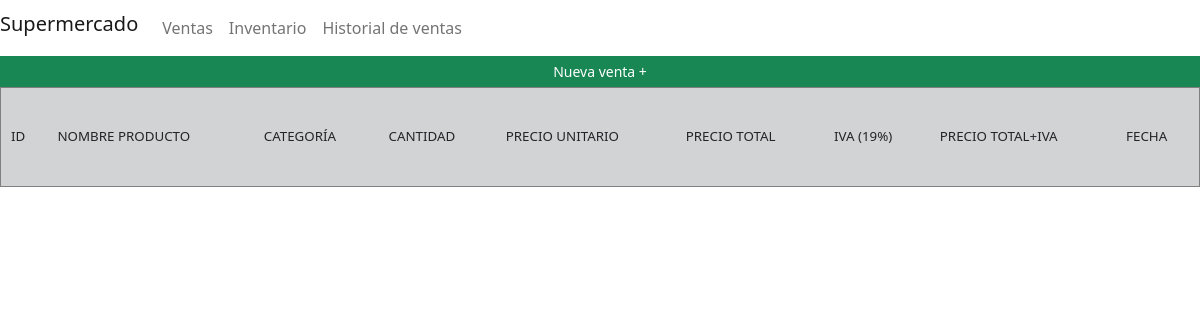
/ventas.php, run on an earlier commit of the app's database.
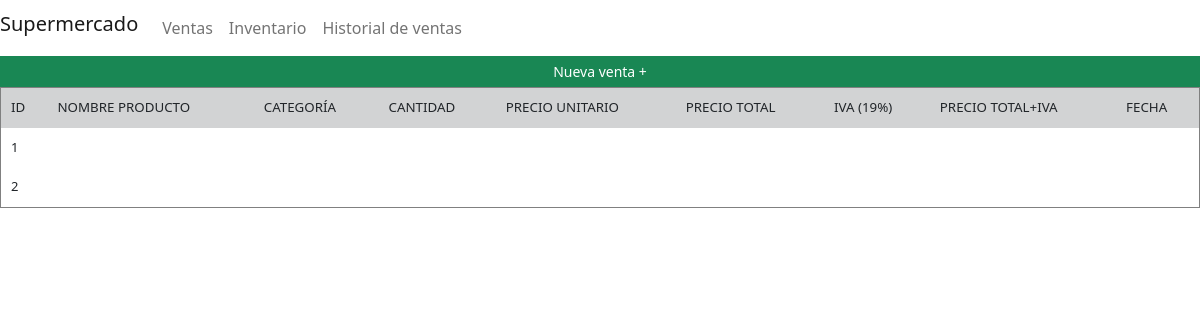
And on a later commit of the database.
### tables this page shows
CREATE TABLE IF NOT EXISTS `inventario` (
  `id` int(11) NOT NULL AUTO_INCREMENT,
  `nombre_producto` varchar(50) NOT NULL DEFAULT '0',
  `categoria` varchar(50) DEFAULT NULL,
  `cantidad` int(11) NOT NULL DEFAULT '0',
  `precio_unitario` int(11) NOT NULL DEFAULT '0',
  `precio_total` int(11) NOT NULL DEFAULT '0',
  `fecha` date DEFAULT NULL,
  `imagen_producto` varchar(50) DEFAULT NULL,
  PRIMARY KEY (`id`)
);

### includes/db.php (called while the page is built, shortened)
<?php
class DB {
    static $host = HOST;
    static $user = USER;
    static $password = PASSWORD;
    static $db = DB;
    public static function query($sql){
        $con = new mysqli(self::$host, self::$user, self::$password, self::$db);
        $result = $con->query($sql);
        return $result;
    }
}
?>

### ventas.php (the view, shortened to what this page needs)
<?php
    include('includes/db.php');
    $sql = "select * from inventario";
    $result = DB::query($sql);
?>
<!DOCTYPE html>
<html lang="es">
<head>
    <?php include 'accesorios/navbar.php' ?>
</head>
<body>
    <table style="width: 100%; height: 100px;" border cellpadding=10 cellspacing=0>
    <div class="row ">
                <button class="btn btn-success btn-sm" type="submit" onclick="window.location.href=''">Nueva venta +</button>
            </div>
            <tr class="bg-dark" style="align-items: center; font-size: smaller; --bs-bg-opacity: .20;">
            <td>ID</td>
                <td>NOMBRE PRODUCTO</td>
                <td>CATEGORÍA</td>
                <td>CANTIDAD</td>
                <td>PRECIO UNITARIO</td>
                <td>PRECIO TOTAL</td>
                <td> IVA (19%)</td>
                <td>PRECIO TOTAL+IVA</td>
                <td>FECHA</td>
            </tr>
            <?php while($mostrar=mysqli_fetch_array($result)){ ?>
                <tr style="font-size: small;">
                    <td><?= $mostrar['id'] ?></td>
                </tr>
                <div>
            <?php } ?>
        </table>
</body>
</html>

### accesorios/navbar.php (shortened to what this page needs)
<link href="https://cdn.jsdelivr.net/npm/bootstrap@5.1.3/dist/css/bootstrap.min.css" rel="stylesheet">
    <nav class="navbar navbar-expand-lg navbar-light sticky-top row-12 sm-12 md-4 mx-0">
    <h5><img src="" class="nav-logo"><a class="navbar-brand" href="index.php">Supermercado  </a></h5>
        <div class="collapse navbar-collapse" id="navbarNav">
            <ul class="navbar-nav">
            <li class="nav-item active">
                <a class="nav-link" href="ventas.php">Ventas </a>
            </li>
            <li class="nav-item">
                <a class="nav-link" href="inventario.php">Inventario</a>
            </li>
            <li class="nav-item">
                <a class="nav-link" href="inventario.php">Historial de ventas</a>
            </li>
            </ul>
        </div>
    </nav>

What changed in the data, as far as the page shows it:
added inventario: id "1"
added inventario: id "2"
